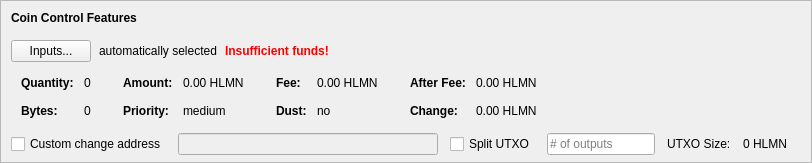
    <widget class="QFrame" name="frameCoinControl">
     <property name="sizePolicy">
      <sizepolicy hsizetype="Expanding" vsizetype="Expanding">
       <horstretch>0</horstretch>
       <verstretch>0</verstretch>
      </sizepolicy>
     </property>
     <property name="maximumSize">
      <size>
       <width>16777215</width>
       <height>16777215</height>
      </size>
     </property>
     <property name="frameShape">
      <enum>QFrame::StyledPanel</enum>
     </property>
     <property name="frameShadow">
      <enum>QFrame::Sunken</enum>
     </property>
     <layout class="QVBoxLayout" name="verticalLayoutCoinControl2">
      <property name="spacing">
       <number>0</number>
      </property>
      <property name="leftMargin">
       <number>0</number>
      </property>
      <property name="topMargin">
       <number>0</number>
      </property>
      <property name="rightMargin">
       <number>0</number>
      </property>
      <property name="bottomMargin">
       <number>6</number>
      </property>
      <item>
       <layout class="QVBoxLayout" name="verticalLayoutCoinControl" stretch="0,0,0,0,1">
        <property name="spacing">
         <number>0</number>
        </property>
        <property name="leftMargin">
         <number>10</number>
        </property>
        <property name="topMargin">
         <number>10</number>
        </property>
        <item>
         <layout class="QHBoxLayout" name="horizontalLayoutCoinControl1">
          <property name="bottomMargin">
           <number>15</number>
          </property>
          <item>
           <widget class="QLabel" name="labelCoinControlFeatures">
            <property name="sizePolicy">
             <sizepolicy hsizetype="Preferred" vsizetype="Maximum">
              <horstretch>0</horstretch>
              <verstretch>0</verstretch>
             </sizepolicy>
            </property>
            <property name="font">
             <font>
              <weight>75</weight>
              <bold>true</bold>
             </font>
            </property>
            <property name="styleSheet">
             <string notr="true">font-weight:bold;</string>
            </property>
            <property name="text">
             <string>Coin Control Features</string>
            </property>
           </widget>
          </item>
         </layout>
        </item>
        <item>
         <layout class="QHBoxLayout" name="horizontalLayoutCoinControl2" stretch="0,0,0,0">
          <property name="spacing">
           <number>8</number>
          </property>
          <property name="bottomMargin">
           <number>10</number>
          </property>
          <item>
           <widget class="QPushButton" name="pushButtonCoinControl">
            <property name="styleSheet">
             <string notr="true"/>
            </property>
            <property name="text">
             <string>Inputs...</string>
            </property>
            <property name="autoDefault">
             <bool>false</bool>
            </property>
           </widget>
          </item>
          <item>
           <widget class="QLabel" name="labelCoinControlAutomaticallySelected">
            <property name="text">
             <string>automatically selected</string>
            </property>
            <property name="margin">
             <number>5</number>
            </property>
           </widget>
          </item>
          <item>
           <widget class="QLabel" name="labelCoinControlInsuffFunds">
            <property name="font">
             <font>
              <weight>75</weight>
              <bold>true</bold>
             </font>
            </property>
            <property name="styleSheet">
             <string notr="true">color:red;font-weight:bold;</string>
            </property>
            <property name="text">
             <string>Insufficient funds!</string>
            </property>
            <property name="margin">
             <number>5</number>
            </property>
           </widget>
          </item>
          <item>
           <spacer name="horizontalSpacerCoinControl">
            <property name="orientation">
             <enum>Qt::Horizontal</enum>
            </property>
            <property name="sizeHint" stdset="0">
             <size>
              <width>40</width>
              <height>1</height>
             </size>
            </property>
           </spacer>
          </item>
         </layout>
        </item>
        <item>
         <widget class="QWidget" name="widgetCoinControl" native="true">
          <property name="sizePolicy">
           <sizepolicy hsizetype="Preferred" vsizetype="Preferred">
            <horstretch>0</horstretch>
            <verstretch>0</verstretch>
           </sizepolicy>
          </property>
          <property name="minimumSize">
           <size>
            <width>0</width>
            <height>0</height>
           </size>
          </property>
          <property name="styleSheet">
           <string notr="true"/>
          </property>
          <layout class="QHBoxLayout" name="horizontalLayoutCoinControl5">
           <property name="leftMargin">
            <number>0</number>
           </property>
           <property name="topMargin">
            <number>0</number>
           </property>
           <property name="rightMargin">
            <number>0</number>
           </property>
           <property name="bottomMargin">
            <number>0</number>
           </property>
           <item>
            <layout class="QHBoxLayout" name="horizontalLayoutCoinControl3" stretch="0,0,0,1">
             <property name="spacing">
              <number>20</number>
             </property>
             <property name="topMargin">
              <number>0</number>
             </property>
             <property name="bottomMargin">
              <number>10</number>
             </property>
             <item>
              <layout class="QFormLayout" name="formLayoutCoinControl1">
               <property name="horizontalSpacing">
                <number>10</number>
               </property>
               <property name="verticalSpacing">
                <number>14</number>
               </property>
               <property name="leftMargin">
                <number>10</number>
               </property>
               <property name="topMargin">
                <number>4</number>
               </property>
               <property name="rightMargin">
                <number>6</number>
               </property>
               <item row="0" column="0">
                <widget class="QLabel" name="labelCoinControlQuantityText">
                 <property name="font">
                  <font>
                   <weight>75</weight>
                   <bold>true</bold>
                  </font>
                 </property>
                 <property name="text">
                  <string>Quantity:</string>
                 </property>
                 <property name="margin">
                  <number>0</number>
                 </property>
                </widget>
               </item>
               <item row="0" column="1">
                <widget class="QLabel" name="labelCoinControlQuantity">
                 <property name="cursor">
                  <cursorShape>IBeamCursor</cursorShape>
                 </property>
                 <property name="contextMenuPolicy">
                  <enum>Qt::ActionsContextMenu</enum>
                 </property>
                 <property name="text">
                  <string notr="true">0</string>
                 </property>
                 <property name="margin">
                  <number>0</number>
                 </property>
                 <property name="textInteractionFlags">
                  <set>Qt::LinksAccessibleByMouse|Qt::TextSelectableByKeyboard|Qt::TextSelectableByMouse</set>
                 </property>
                </widget>
               </item>
               <item row="1" column="0">
                <widget class="QLabel" name="labelCoinControlBytesText">
                 <property name="font">
                  <font>
                   <weight>75</weight>
                   <bold>true</bold>
                  </font>
                 </property>
                 <property name="text">
                  <string>Bytes:</string>
                 </property>
                </widget>
               </item>
               <item row="1" column="1">
                <widget class="QLabel" name="labelCoinControlBytes">
                 <property name="cursor">
                  <cursorShape>IBeamCursor</cursorShape>
                 </property>
                 <property name="contextMenuPolicy">
                  <enum>Qt::ActionsContextMenu</enum>
                 </property>
                 <property name="text">
                  <string notr="true">0</string>
                 </property>
                 <property name="textInteractionFlags">
                  <set>Qt::LinksAccessibleByMouse|Qt::TextSelectableByKeyboard|Qt::TextSelectableByMouse</set>
                 </property>
                </widget>
               </item>
              </layout>
             </item>
             <item>
              <layout class="QFormLayout" name="formLayoutCoinControl2">
               <property name="horizontalSpacing">
                <number>10</number>
               </property>
               <property name="verticalSpacing">
                <number>14</number>
               </property>
               <property name="leftMargin">
                <number>6</number>
               </property>
               <property name="topMargin">
                <number>4</number>
               </property>
               <property name="rightMargin">
                <number>6</number>
               </property>
               <item row="0" column="0">
                <widget class="QLabel" name="labelCoinControlAmountText">
                 <property name="font">
                  <font>
                   <weight>75</weight>
                   <bold>true</bold>
                  </font>
                 </property>
                 <property name="text">
                  <string>Amount:</string>
                 </property>
                 <property name="margin">
                  <number>0</number>
                 </property>
                </widget>
               </item>
               <item row="0" column="1">
                <widget class="QLabel" name="labelCoinControlAmount">
                 <property name="cursor">
                  <cursorShape>IBeamCursor</cursorShape>
                 </property>
                 <property name="contextMenuPolicy">
                  <enum>Qt::ActionsContextMenu</enum>
                 </property>
                 <property name="text">
                  <string notr="true">0.00 HLMN</string>
                 </property>
                 <property name="textInteractionFlags">
                  <set>Qt::LinksAccessibleByMouse|Qt::TextSelectableByKeyboard|Qt::TextSelectableByMouse</set>
                 </property>
                </widget>
               </item>
               <item row="1" column="0">
                <widget class="QLabel" name="labelCoinControlPriorityText">
                 <property name="font">
                  <font>
                   <weight>75</weight>
                   <bold>true</bold>
                  </font>
                 </property>
                 <property name="text">
                  <string>Priority:</string>
                 </property>
                </widget>
               </item>
               <item row="1" column="1">
                <widget class="QLabel" name="labelCoinControlPriority">
                 <property name="cursor">
                  <cursorShape>IBeamCursor</cursorShape>
                 </property>
                 <property name="contextMenuPolicy">
                  <enum>Qt::ActionsContextMenu</enum>
                 </property>
                 <property name="text">
                  <string>medium</string>
                 </property>
                 <property name="textInteractionFlags">
                  <set>Qt::LinksAccessibleByMouse|Qt::TextSelectableByKeyboard|Qt::TextSelectableByMouse</set>
                 </property>
                </widget>
               </item>
              </layout>
             </item>
             <item>
              <layout class="QFormLayout" name="formLayoutCoinControl3">
               <property name="horizontalSpacing">
                <number>10</number>
               </property>
               <property name="verticalSpacing">
                <number>14</number>
               </property>
               <property name="leftMargin">
                <number>6</number>
               </property>
               <property name="topMargin">
                <number>4</number>
               </property>
               <property name="rightMargin">
                <number>6</number>
               </property>
               <item row="0" column="0">
                <widget class="QLabel" name="labelCoinControlFeeText">
                 <property name="font">
                  <font>
                   <weight>75</weight>
                   <bold>true</bold>
                  </font>
                 </property>
                 <property name="text">
                  <string>Fee:</string>
                 </property>
                 <property name="margin">
                  <number>0</number>
                 </property>
                </widget>
               </item>
               <item row="0" column="1">
                <widget class="QLabel" name="labelCoinControlFee">
                 <property name="cursor">
                  <cursorShape>IBeamCursor</cursorShape>
                 </property>
                 <property name="contextMenuPolicy">
                  <enum>Qt::ActionsContextMenu</enum>
                 </property>
                 <property name="text">
                  <string notr="true">0.00 HLMN</string>
                 </property>
                 <property name="textInteractionFlags">
                  <set>Qt::LinksAccessibleByMouse|Qt::TextSelectableByKeyboard|Qt::TextSelectableByMouse</set>
                 </property>
                </widget>
               </item>
               <item row="1" column="0">
                <widget class="QLabel" name="labelCoinControlLowOutputText">
                 <property name="font">
                  <font>
                   <weight>75</weight>
                   <bold>true</bold>
                  </font>
                 </property>
                 <property name="text">
                  <string>Dust:</string>
                 </property>
                </widget>
               </item>
               <item row="1" column="1">
                <widget class="QLabel" name="labelCoinControlLowOutput">
                 <property name="cursor">
                  <cursorShape>IBeamCursor</cursorShape>
                 </property>
                 <property name="contextMenuPolicy">
                  <enum>Qt::ActionsContextMenu</enum>
                 </property>
                 <property name="text">
                  <string>no</string>
                 </property>
                 <property name="textInteractionFlags">
                  <set>Qt::LinksAccessibleByMouse|Qt::TextSelectableByKeyboard|Qt::TextSelectableByMouse</set>
                 </property>
                </widget>
               </item>
              </layout>
             </item>
             <item>
              <layout class="QFormLayout" name="formLayoutCoinControl4">
               <property name="horizontalSpacing">
                <number>10</number>
               </property>
               <property name="verticalSpacing">
                <number>14</number>
               </property>
               <property name="leftMargin">
                <number>6</number>
               </property>
               <property name="topMargin">
                <number>4</number>
               </property>
               <property name="rightMargin">
                <number>6</number>
               </property>
               <item row="0" column="0">
                <widget class="QLabel" name="labelCoinControlAfterFeeText">
                 <property name="font">
                  <font>
                   <weight>75</weight>
                   <bold>true</bold>
                  </font>
                 </property>
                 <property name="text">
                  <string>After Fee:</string>
                 </property>
                 <property name="margin">
                  <number>0</number>
                 </property>
                </widget>
               </item>
               <item row="0" column="1">
                <widget class="QLabel" name="labelCoinControlAfterFee">
                 <property name="cursor">
                  <cursorShape>IBeamCursor</cursorShape>
                 </property>
                 <property name="contextMenuPolicy">
                  <enum>Qt::ActionsContextMenu</enum>
                 </property>
                 <property name="text">
                  <string notr="true">0.00 HLMN</string>
                 </property>
                 <property name="textInteractionFlags">
                  <set>Qt::LinksAccessibleByMouse|Qt::TextSelectableByKeyboard|Qt::TextSelectableByMouse</set>
                 </property>
                </widget>
               </item>
               <item row="1" column="0">
                <widget class="QLabel" name="labelCoinControlChangeText">
                 <property name="font">
                  <font>
                   <weight>75</weight>
                   <bold>true</bold>
                  </font>
                 </property>
                 <property name="text">
                  <string>Change:</string>
                 </property>
                </widget>
               </item>
               <item row="1" column="1">
                <widget class="QLabel" name="labelCoinControlChange">
                 <property name="cursor">
                  <cursorShape>IBeamCursor</cursorShape>
                 </property>
                 <property name="contextMenuPolicy">
                  <enum>Qt::ActionsContextMenu</enum>
                 </property>
                 <property name="text">
                  <string notr="true">0.00 HLMN</string>
                 </property>
                 <property name="textInteractionFlags">
                  <set>Qt::LinksAccessibleByMouse|Qt::TextSelectableByKeyboard|Qt::TextSelectableByMouse</set>
                 </property>
                </widget>
               </item>
              </layout>
             </item>
            </layout>
           </item>
          </layout>
         </widget>
        </item>
        <item>
         <layout class="QHBoxLayout" name="horizontalLayoutCoinControl4" stretch="0,0,0,0,0,0,0">
          <property name="spacing">
           <number>12</number>
          </property>
          <property name="sizeConstraint">
           <enum>QLayout::SetDefaultConstraint</enum>
          </property>
          <property name="topMargin">
           <number>5</number>
          </property>
          <property name="rightMargin">
           <number>5</number>
          </property>
          <item>
           <widget class="QCheckBox" name="checkBoxCoinControlChange">
            <property name="toolTip">
             <string>If this is activated, but the change address is empty or invalid, change will be sent to a newly generated address.</string>
            </property>
            <property name="text">
             <string>Custom change address</string>
            </property>
           </widget>
          </item>
          <item>
           <widget class="QValidatedLineEdit" name="lineEditCoinControlChange">
            <property name="enabled">
             <bool>false</bool>
            </property>
            <property name="sizePolicy">
             <sizepolicy hsizetype="Expanding" vsizetype="Fixed">
              <horstretch>0</horstretch>
              <verstretch>0</verstretch>
             </sizepolicy>
            </property>
           </widget>
          </item>
          <item>
           <widget class="QCheckBox" name="splitBlockCheckBox">
            <property name="text">
             <string>Split UTXO</string>
            </property>
           </widget>
          </item>
          <item>
           <widget class="QLineEdit" name="splitBlockLineEdit">
            <property name="sizePolicy">
             <sizepolicy hsizetype="Fixed" vsizetype="Fixed">
              <horstretch>50</horstretch>
              <verstretch>0</verstretch>
             </sizepolicy>
            </property>
            <property name="placeholderText">
             <string># of outputs</string>
            </property>
           </widget>
          </item>
          <item>
           <widget class="QLabel" name="labelBlockSizeText">
            <property name="text">
             <string>UTXO Size:</string>
            </property>
           </widget>
          </item>
          <item>
           <widget class="QLabel" name="labelBlockSize">
            <property name="text">
             <string>0 HLMN</string>
            </property>
           </widget>
          </item>
          <item>
           <widget class="QLabel" name="labelCoinControlChangeLabel">
            <property name="sizePolicy">
             <sizepolicy hsizetype="Preferred" vsizetype="Expanding">
              <horstretch>0</horstretch>
              <verstretch>0</verstretch>
             </sizepolicy>
            </property>
            <property name="minimumSize">
             <size>
              <width>0</width>
              <height>0</height>
             </size>
            </property>
            <property name="text">
             <string/>
            </property>
            <property name="margin">
             <number>3</number>
            </property>
           </widget>
          </item>
         </layout>
        </item>
        <item>
         <spacer name="verticalSpacerCoinControl">
          <property name="orientation">
           <enum>Qt::Vertical</enum>
          </property>
          <property name="sizeHint" stdset="0">
           <size>
            <width>800</width>
            <height>1</height>
           </size>
          </property>
         </spacer>
        </item>
       </layout>
      </item>
     </layout>
    </widget>
